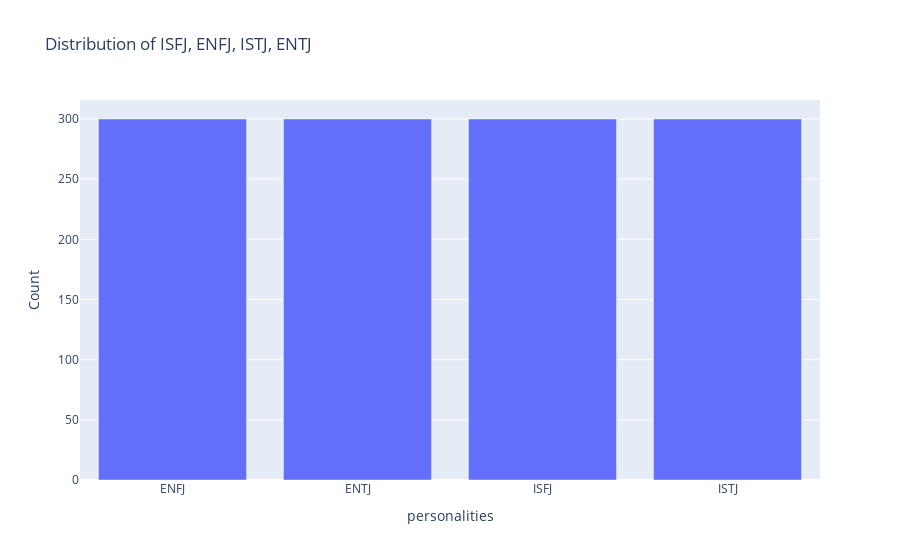

Write notebook code for a chart like this one.
### Code cell
grouped_data = b.groupby(['personalities']).size().reset_index()
grouped_data.columns = ['personalities','Count']
grouped_data = grouped_data.sort_values('Count', ascending = True)
fig = px.bar(grouped_data, x = 'personalities', y = 'Count', title = 'Distribution of ISFJ, ENFJ, ISTJ, ENTJ')
fig.show()

### Figure 1 — Plotly figure (JSON) as saved in the notebook; plotly's stock layout.template omitted (floating-point values rounded to 4 significant figures)
{"data": [{"alignmentgroup": "True", "hovertemplate": "personalities=%{x}<br>Count=%{y}<extra></extra>", "legendgroup": "", "marker": {"color": "#636efa"}, "name": "", "offsetgroup": "", "orientation": "v", "showlegend": false, "textposition": "auto", "type": "bar", "x": ["ENFJ", "ENTJ", "ISFJ", "ISTJ"], "xaxis": "x", "y": [300, 300, 300, 300], "yaxis": "y"}], "layout": {"barmode": "relative", "legend": {"tracegroupgap": 0}, "title": {"text": "Distribution of ISFJ, ENFJ, ISTJ, ENTJ"}, "xaxis": {"anchor": "y", "domain": [0, 1], "title": {"text": "personalities"}}, "yaxis": {"anchor": "x", "domain": [0, 1], "title": {"text": "Count"}}}}
